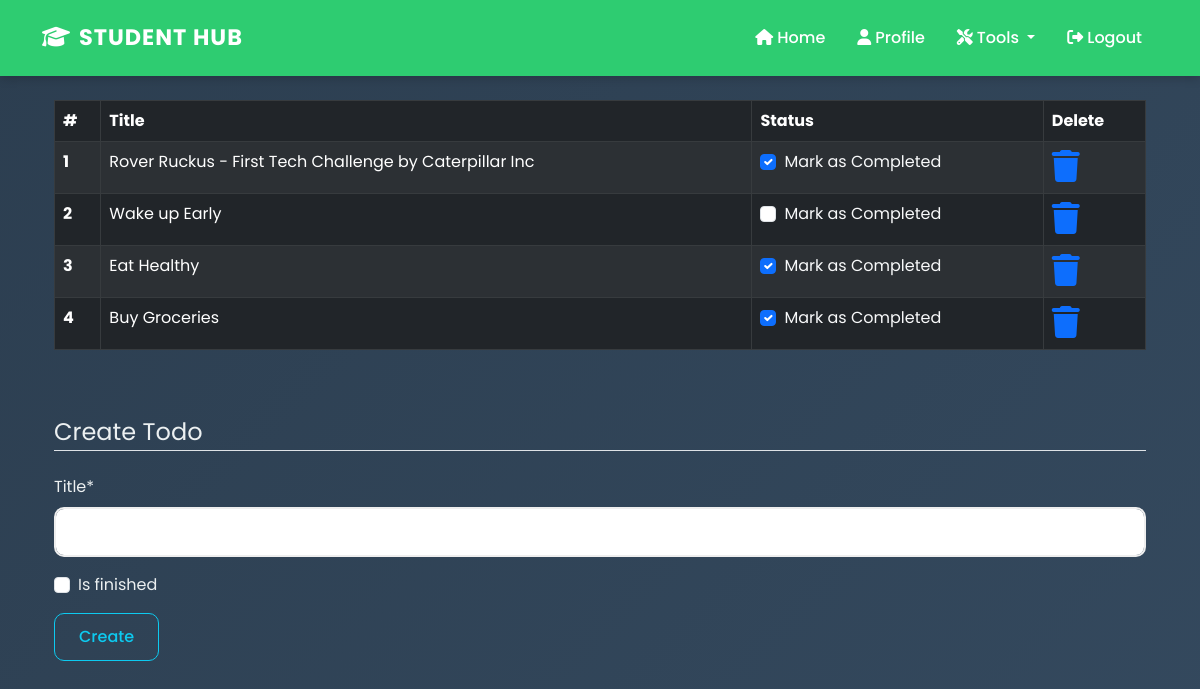
The app's page /todo (signed in) with its own data.
### dashboard/models.py (models this page shows, shortened)
class Todo(models.Model):
    user = models.ForeignKey(User, on_delete=models.CASCADE)
    title = models.CharField(max_length=200)
    is_finished = models.BooleanField(default=False)

### dashboard/views.py (the view)
# urls.py: path('todo', views.todo, name='todo'),
@login_required
def todo(request):
    if request.method == "POST":
        form = TodoForm(request.POST)
        if form.is_valid():
            try:
                finished = request.POST['is_finished']
                if finished == 'on':
                    finished = True
                else:
                    finished = False
            except:
                finished = False
            todos = Todo(
                user=request.user, title=request.POST['title'], is_finished=finished)
            todos.save()
            messages.success(
                request, f'Todo Added from {request.user.username}!')
    else:
        form = TodoForm()
    todos = Todo.objects.filter(user=request.user)
    if len(todos) == 0:
        todos_done = True
    else:
        todos_done = False
    todos = zip(todos, range(1, len(todos)+1))
    context = {'form': form, 'todos': todos, 'todos_done': todos_done}
    return render(request, 'dashboard/todo.html', context)

### dashboard/forms.py
class TodoForm(forms.ModelForm):
    class Meta:
        model = Todo
        fields = ['title', 'is_finished']

### dashboard/templates/dashboard/todo.html (shortened to what this page needs)
{% extends 'dashboard/base.html' %} {% load static %}
{% load crispy_forms_tags%}
{% block content %}
<div class="container">
    {% if not todos_done %}
    <table class="table table-striped table-bordered table-hover table-dark">
        <thead>
            <tr>
                <th scope="col">#</th>
                <th scope="col">Title</th>
                <th scope="col">Status</th>
                <th scope="col">Delete</th>
            </tr>
        </thead>
        <tbody>
            <tr>
                {% for todo,serial in todos %}
                <th scope="row">{{serial}}</th>
                <td>{{todo.title}}</td>
                <td>
                    <a href="{% url 'update-todo' todo.id %}">
                        <div class="form-check">
                            {%if todo.is_finished == True%}
                            <input class="form-check-input" type="checkbox" value="" checked id={{todo.id}}>
                            {%else%}
                            <input class="form-check-input" type="checkbox" value="" id={{todo.id}}>
                            {%endif%}
                            <label class="form-check-label text-light" for="flexCheckDefault">
                                Mark as Completed
                            </label>
                        </div>
                    </a>
                </td>
                <td><a href="{% url 'delete-todo' todo.id%}"><i class="fa fa-trash fa-2x"></i></a></td>
            </tr>
            {%endfor%}
        </tbody>
    </table>
    {%else%}
    <h4>All tasks have been done!! create to add more</h4>
    {% endif %}
</div><br><br>
<div class="container">
    <form method="POST">
        <fieldset class="form-group">
            <legend class="border-bottom mb-4">Create Todo</legend>
            {{ form|crispy }}
        </fieldset>
        <div class="form-group">
            <button href="" class="btn btn-outline-info" type="submit">
                Create
            </button>
        </div>
    </form>
</div>
{% endblock content %}

### dashboard/templates/dashboard/base.html (shortened to what this page needs)
<!DOCTYPE html>
{% load static %}
<html lang="en">
<head>
    <link href="https://cdn.jsdelivr.net/npm/bootstrap@5.3.0/dist/css/bootstrap.min.css" rel="stylesheet">
    <link rel="stylesheet" href="https://cdnjs.cloudflare.com/ajax/libs/font-awesome/6.4.0/css/all.min.css">
    <link rel="stylesheet" href="{% static 'css/main.css' %}" />
</head>
<body>
    <header>
        <nav class="navbar navbar-expand-lg">
            <div class="container">
                <a class="navbar-brand" href="#">
                    <i class="fas fa-graduation-cap me-2"></i>STUDENT HUB
                </a>
                <div class="collapse navbar-collapse" id="navbarNav">
                    <ul class="navbar-nav ms-auto">
                        <li class="nav-item">
                            <a class="nav-link" href="{% url 'home'%}">
                                <i class="fas fa-home me-1"></i>Home
                            </a>
                        </li>
                        {% if user.is_authenticated %}
                        <li class="nav-item">
                            <a class="nav-link" href="{%url 'profile'%}">
                                <i class="fas fa-user me-1"></i>Profile
                            </a>
                        </li>
                        <li class="nav-item dropdown">
                            <a class="nav-link dropdown-toggle" href="#" id="navbarDropdown" role="button"
                               data-bs-toggle="dropdown" aria-expanded="false">
                                <i class="fas fa-tools me-1"></i>Tools
                            </a>
                        </li>
                        <li class="nav-item">
                            <form method="POST" action="{% url 'logout' %}">
                                <button class="btn btn-link nav-link" type="submit" style="padding: 0; margin: 0;">
                                    <i class="fas fa-sign-out-alt me-1"></i>Logout
                                </button>
                            </form>
                        </li>
                        {% endif %}
                    </ul>
                </div>
            </div>
        </nav>
    </header>
    <main class="container py-4">
        {% block content %}
        {% endblock content %}
    </main>
</body>
</html>

### static/css/main.css (style rules this page uses)
:root { --primary: #2ecc71; --secondary: #27ae60; --dark: #2c3e50; --light: #ecf0f1; --accent: #f1c40f; --danger: #e74c3c; --success: #2ecc71; --warning: #f1c40f; --info: #3498db; }
body { font-family: 'Poppins', sans-serif; background: linear-gradient(135deg, var(--dark) 0%, #34495e 100%); min-height: 100vh; color: var(--light); }
.navbar { background: var(--primary); padding: 1rem; box-shadow: 0 2px 10px rgba(0,0,0,0.2); }
.navbar-brand { color: white !important; font-weight: 700; font-size: 1.4rem; text-transform: uppercase; letter-spacing: 1px; }
.nav-link { color: white !important; font-weight: 500; padding: 0.5rem 1rem !important; border-radius: 8px; transition: all 0.3s ease; }
.btn { padding: 0.7rem 1.5rem; border-radius: 10px; font-weight: 500; transition: all 0.3s ease; }
.form-control { border-radius: 10px; padding: 0.7rem 1rem; border: 2px solid #eee; transition: all 0.3s ease; }

### records on screen
Todo: serial "1", title "Rover Ruckus - First Tech Challenge by Caterpillar Inc"
Todo: serial "2", title "Wake up Early"
Todo: serial "3", title "Eat Healthy"
Todo: serial "4", title "Buy Groceries"
